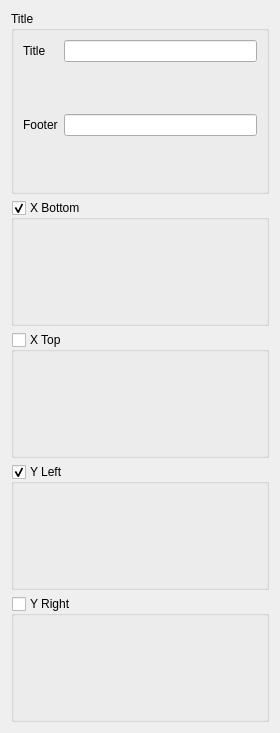
<?xml version="1.0" encoding="UTF-8"?>
<ui version="4.0">
 <class>DAChartSettingWidget</class>
 <widget class="QWidget" name="DAChartSettingWidget">
  <property name="geometry">
   <rect>
    <x>0</x>
    <y>0</y>
    <width>280</width>
    <height>733</height>
   </rect>
  </property>
  <property name="windowTitle">
   <string>Form</string>
  </property>
  <layout class="QVBoxLayout" name="verticalLayout">
   <item>
    <widget class="QGroupBox" name="groupBoxXBottom_2">
     <property name="title">
      <string>Title</string>
     </property>
     <layout class="QGridLayout" name="gridLayout">
      <item row="0" column="0">
       <widget class="QLabel" name="label">
        <property name="text">
         <string>Title</string>
        </property>
       </widget>
      </item>
      <item row="0" column="1">
       <widget class="QLineEdit" name="lineEdit"/>
      </item>
      <item row="1" column="1">
       <widget class="DA::DAFontEditPannelWidget" name="widgetTitleFontEditer" native="true">
        <property name="minimumSize">
         <size>
          <width>0</width>
          <height>40</height>
         </size>
        </property>
       </widget>
      </item>
      <item row="2" column="0">
       <widget class="QLabel" name="label_2">
        <property name="text">
         <string>Footer</string>
        </property>
       </widget>
      </item>
      <item row="2" column="1">
       <widget class="QLineEdit" name="lineEdit_2"/>
      </item>
      <item row="3" column="1">
       <widget class="DA::DAFontEditPannelWidget" name="widgetFooterFontEditer_2" native="true">
        <property name="minimumSize">
         <size>
          <width>0</width>
          <height>40</height>
         </size>
        </property>
       </widget>
      </item>
     </layout>
    </widget>
   </item>
   <item>
    <widget class="DA::DACollapsibleGroupBox" name="groupBoxXBottom">
     <property name="title">
      <string>X Bottom</string>
     </property>
     <property name="checkable">
      <bool>true</bool>
     </property>
     <layout class="QVBoxLayout" name="verticalLayout_2">
      <property name="spacing">
       <number>1</number>
      </property>
      <property name="leftMargin">
       <number>1</number>
      </property>
      <property name="topMargin">
       <number>1</number>
      </property>
      <property name="rightMargin">
       <number>1</number>
      </property>
      <property name="bottomMargin">
       <number>1</number>
      </property>
      <item>
       <widget class="DA::DAChartAxisSetWidget" name="widgetXBottomAxisSetting" native="true"/>
      </item>
     </layout>
    </widget>
   </item>
   <item>
    <widget class="DA::DACollapsibleGroupBox" name="groupBoxXTop">
     <property name="title">
      <string>X Top</string>
     </property>
     <property name="checkable">
      <bool>true</bool>
     </property>
     <property name="checked">
      <bool>false</bool>
     </property>
     <layout class="QVBoxLayout" name="verticalLayout_3">
      <property name="spacing">
       <number>1</number>
      </property>
      <property name="leftMargin">
       <number>1</number>
      </property>
      <property name="topMargin">
       <number>1</number>
      </property>
      <property name="rightMargin">
       <number>1</number>
      </property>
      <property name="bottomMargin">
       <number>1</number>
      </property>
      <item>
       <widget class="DA::DAChartAxisSetWidget" name="widgetXTopAxisSetting" native="true"/>
      </item>
     </layout>
    </widget>
   </item>
   <item>
    <widget class="DA::DACollapsibleGroupBox" name="groupBoxYLeft">
     <property name="title">
      <string>Y Left</string>
     </property>
     <property name="checkable">
      <bool>true</bool>
     </property>
     <layout class="QVBoxLayout" name="verticalLayout_4">
      <property name="spacing">
       <number>1</number>
      </property>
      <property name="leftMargin">
       <number>1</number>
      </property>
      <property name="topMargin">
       <number>1</number>
      </property>
      <property name="rightMargin">
       <number>1</number>
      </property>
      <property name="bottomMargin">
       <number>1</number>
      </property>
      <item>
       <widget class="DA::DAChartAxisSetWidget" name="widgetYLeftAxisSetting" native="true"/>
      </item>
     </layout>
    </widget>
   </item>
   <item>
    <widget class="DA::DACollapsibleGroupBox" name="groupBoxYRight">
     <property name="title">
      <string>Y Right</string>
     </property>
     <property name="checkable">
      <bool>true</bool>
     </property>
     <property name="checked">
      <bool>false</bool>
     </property>
     <layout class="QVBoxLayout" name="verticalLayout_5">
      <property name="spacing">
       <number>1</number>
      </property>
      <property name="leftMargin">
       <number>1</number>
      </property>
      <property name="topMargin">
       <number>1</number>
      </property>
      <property name="rightMargin">
       <number>1</number>
      </property>
      <property name="bottomMargin">
       <number>1</number>
      </property>
      <item>
       <widget class="DA::DAChartAxisSetWidget" name="widgetYRightAxisSetting" native="true"/>
      </item>
     </layout>
    </widget>
   </item>
  </layout>
 </widget>
 <customwidgets>
  <customwidget>
   <class>DA::DAFontEditPannelWidget</class>
   <extends>QWidget</extends>
   <header>DAFontEditPannelWidget.h</header>
   <container>1</container>
  </customwidget>
  <customwidget>
   <class>DA::DAChartAxisSetWidget</class>
   <extends>QWidget</extends>
   <header>DAChartAxisSetWidget.h</header>
   <container>1</container>
  </customwidget>
  <customwidget>
   <class>DA::DACollapsibleGroupBox</class>
   <extends>QGroupBox</extends>
   <header>DACollapsibleGroupBox.h</header>
   <container>1</container>
  </customwidget>
 </customwidgets>
 <resources/>
 <connections/>
</ui>
